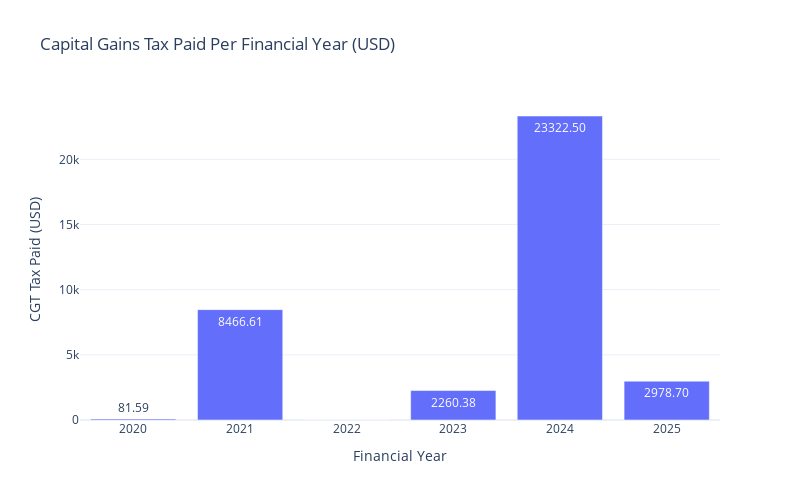

Write notebook code for a chart like this one.
### Code cell
import plotly.express as px

# Get the tax details from the dictionary
tax_details = details["taxed"]["tax_details"]

# Create a bar chart of CGT tax paid in USD
fig = px.bar(
    x=index,
    y=tax_details.loc["cgt_tax_paid_(usd)"].values,
    labels={"x": "Financial Year", "y": "CGT Tax Paid (USD)"},
    title="Capital Gains Tax Paid Per Financial Year (USD)",
    text_auto='.2f'
)

# Improve layout
fig.update_layout(
    xaxis_title="Financial Year",
    yaxis_title="CGT Tax Paid (USD)",
    template="plotly_white",
    width=800,
    height=500
)

# Display the figure
fig.show()

### Figure 1 — Plotly figure (JSON) as saved in the notebook; plotly's stock layout.template omitted (floating-point values rounded to 4 significant figures)
{"data": [{"alignmentgroup": "True", "hovertemplate": "Financial Year=%{x}<br>CGT Tax Paid (USD)=%{y}<extra></extra>", "legendgroup": "", "marker": {"color": "#636efa", "pattern": {"shape": ""}}, "name": "", "offsetgroup": "", "orientation": "v", "showlegend": false, "textposition": "auto", "texttemplate": "%{y:.2f}", "type": "bar", "x": ["2020-01-01T00:00:00", "2021-01-01T00:00:00", "2022-01-01T00:00:00", "2023-01-01T00:00:00", "2024-01-01T00:00:00", "2025-01-01T00:00:00"], "xaxis": "x", "y": [81.59, 8467.0, 0, 2260.0, 23320.0, 2979.0], "yaxis": "y"}], "layout": {"barmode": "relative", "height": 500, "legend": {"tracegroupgap": 0}, "title": {"text": "Capital Gains Tax Paid Per Financial Year (USD)"}, "width": 800, "xaxis": {"anchor": "y", "domain": [0, 1], "title": {"text": "Financial Year"}}, "yaxis": {"anchor": "x", "domain": [0, 1], "title": {"text": "CGT Tax Paid (USD)"}}}}
